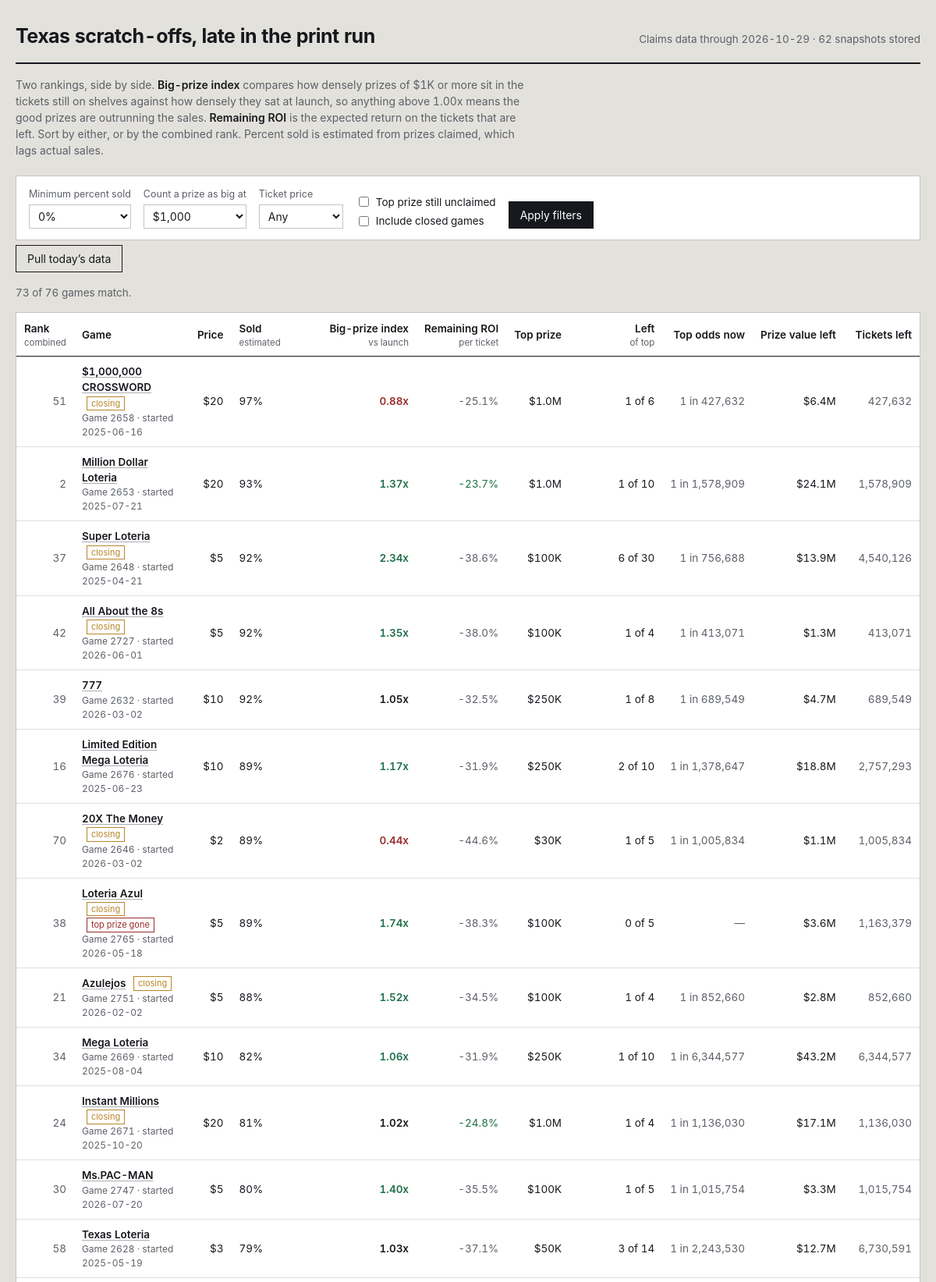
The page /?sort=sold (upper part) on the database its author committed.
### tables this page shows
CREATE TABLE games (
    game_number   INTEGER PRIMARY KEY,
    game_name     TEXT,
    ticket_price  REAL,
    start_date    TEXT,
    close_date    TEXT,
    total_tickets INTEGER,
    overall_odds  REAL,
    details_url   TEXT,
    closing_soon  INTEGER DEFAULT 0,
    active        INTEGER DEFAULT 1,
    first_seen    TEXT,
    last_seen     TEXT
);

### app.py (the view)
@app.route("/")
def index():
    conn = db.connect()
    db.init(conn)
    latest = db.latest_snapshot_date(conn)
    if not latest:
        conn.close()
        return render_template("empty.html", running=_refresh_state["running"])
    big_threshold = float(request.args.get("big", 1000))
    min_sold = float(request.args.get("min_sold", 0)) / 100.0
    price_filter = request.args.get("price", "")
    include_closed = request.args.get("closed") == "1"
    sort_key = request.args.get("sort", "combined")
    only_top = request.args.get("top_left") == "1"
    rows = _snapshot_rows(conn, latest, big_threshold)
    games = db.load_games(conn)
    shown = []
    for r in rows:
        g = games.get(r["game_number"], {})
        if not include_closed and not g.get("active", 1):
            continue
        if r["pct_sold"] < min_sold:
            continue
        if price_filter and float(price_filter) != r["price"]:
            continue
        if only_top and not r["top_left"]:
            continue
        shown.append(r)
    col, desc = SORTS.get(sort_key, SORTS["combined"])
    shown.sort(key=lambda r: (r.get(col) is None, r.get(col) if r.get(col) is not None else 0),
               reverse=desc)
    if not desc:
        shown = [r for r in shown if r.get(col) is not None] + \
                [r for r in shown if r.get(col) is None]
    prices = sorted({r["price"] for r in rows if r["price"]})
    history_dates = db.snapshot_dates(conn)
    conn.close()
    return render_template(
        "index.html",
        rows=shown,
        total=len(rows),
        snapshot_date=latest,
        snapshot_count=len(history_dates),
        big_threshold=int(big_threshold),
        min_sold=int(min_sold * 100),
        price_filter=price_filter,
        include_closed=include_closed,
        only_top=only_top,
        sort_key=sort_key,
        prices=prices,
        running=_refresh_state["running"],
    )

### app.py (called while the page is built)
def _snapshot_rows(conn, snapshot_date, big_threshold):
    games = db.load_games(conn)
    snap = db.load_snapshot(conn, snapshot_date)
    return metrics.rank_all(games, snap, big_threshold)

@app.template_filter("pct")
def fmt_pct(v, digits=1):
    return "—" if v is None else f"{v * 100:.{digits}f}%"

@app.template_filter("money")
def fmt_money(v):
    if v is None:
        return "—"
    if v >= 1_000_000:
        return f"${v / 1_000_000:.1f}M"
    if v >= 1_000:
        return f"${v / 1_000:,.0f}K"
    return f"${v:,.0f}"

@app.template_filter("num")
def fmt_num(v):
    return "—" if v is None else f"{v:,.0f}"

@app.template_filter("factor")
def fmt_factor(v):
    return "—" if v is None else f"{v:.2f}x"

@app.template_filter("odds")
def fmt_odds(v):
    return "—" if v is None else f"1 in {v:,.0f}"

### db.py (called while the page is built)
def connect(path=None):
    conn = sqlite3.connect(path or DB_PATH)
    conn.row_factory = sqlite3.Row
    conn.execute("PRAGMA foreign_keys = ON")
    return conn

def init(conn):
    conn.executescript(SCHEMA)
    conn.commit()

def latest_snapshot_date(conn):
    row = conn.execute("SELECT MAX(snapshot_date) AS d FROM prize_snapshots").fetchone()
    return row["d"] if row else None

def snapshot_dates(conn, game_number=None):
    if game_number is None:
        q = "SELECT DISTINCT snapshot_date FROM prize_snapshots ORDER BY snapshot_date"
        return [r[0] for r in conn.execute(q)]
    q = "SELECT DISTINCT snapshot_date FROM prize_snapshots WHERE game_number = ? ORDER BY snapshot_date"
    return [r[0] for r in conn.execute(q, (game_number,))]

def load_snapshot(conn, snapshot_date):
    out = {}
    q = """SELECT game_number, prize_level, total_prizes, prizes_claimed
           FROM prize_snapshots WHERE snapshot_date = ?"""
    for r in conn.execute(q, (snapshot_date,)):
        g = out.setdefault(r["game_number"], {"total": None, "levels": {}})
        if r["prize_level"] < 0:
            g["total"] = (r["total_prizes"], r["prizes_claimed"])
        else:
            g["levels"][r["prize_level"]] = (r["total_prizes"], r["prizes_claimed"])
    return out

def load_games(conn):
    return {r["game_number"]: dict(r) for r in conn.execute("SELECT * FROM games")}

### metrics.py (called while the page is built)
def _safe_div(a, b):
    return a / b if b else None

### templates/index.html (shortened to what this page needs)
{% extends "base.html" %}
{% macro sortlink(key, label, hint='') %}
  {% set q = request.args.to_dict() %}
  {% set _ = q.update({'sort': key}) %}
  <a href="{{ url_for('index', **q) }}">{{ label }}</a>
  {% if hint %}<span class="hint">{{ hint }}</span>{% endif %}
{% endmacro %}
{% block body %}
<header class="masthead">
  <h1>Texas scratch-offs, late in the print run</h1>
  <div class="meta">
    Claims data through {{ snapshot_date }} · {{ snapshot_count }} snapshot{{ '' if snapshot_count == 1 else 's' }} stored
  </div>
</header>
<p class="primer">
  Two rankings, side by side. <strong>Big-prize index</strong> compares how densely prizes of
  {{ big_threshold | money }} or more sit in the tickets still on shelves against how densely they
  sat at launch, so anything above 1.00x means the good prizes are outrunning the sales.
  <strong>Remaining ROI</strong> is the expected return on the tickets that are left. Sort by either,
  or by the combined rank. Percent sold is estimated from prizes claimed, which lags actual sales.
</p>
<form class="controls" method="get" action="{{ url_for('index') }}">
  <div class="field">
    <label for="min_sold">Minimum percent sold</label>
    <select id="min_sold" name="min_sold">
      {% for v in [0, 25, 50, 60, 70, 80, 90] %}
        <option value="{{ v }}" {{ 'selected' if min_sold == v }}>{{ v }}%</option>
      {% endfor %}
    </select>
  </div>
  <div class="field">
    <label for="big">Count a prize as big at</label>
    <select id="big" name="big">
      {% for v in [100, 500, 1000, 5000, 10000, 50000, 100000] %}
        <option value="{{ v }}" {{ 'selected' if big_threshold == v }}>${{ '{:,}'.format(v) }}</option>
      {% endfor %}
    </select>
  </div>
  <div class="field">
    <label for="price">Ticket price</label>
    <select id="price" name="price">
      <option value="">Any</option>
    </select>
  </div>
  <div class="checks">
    <label><input type="checkbox" name="top_left" value="1" {{ 'checked' if only_top }}> Top prize still unclaimed</label>
    <label><input type="checkbox" name="closed" value="1" {{ 'checked' if include_closed }}> Include closed games</label>
  </div>
  <button type="submit">Apply filters</button>
</form>
<form method="post" action="{{ url_for('do_refresh') }}" style="margin-bottom:16px">
  <button class="ghost" type="submit" {{ 'disabled' if running }}>
    {{ 'Pulling new data…' if running else 'Pull today’s data' }}
  </button>
</form>
<p class="count">{{ rows | length }} of {{ total }} games match.</p>
<div class="scroll">
<table>
  <thead>
    <tr>
      <th class="left">{{ sortlink('combined', 'Rank', 'combined') }}</th>
      <th class="left">Game</th>
      <th>{{ sortlink('price', 'Price') }}</th>
      <th class="left">{{ sortlink('sold', 'Sold', 'estimated') }}</th>
      <th>{{ sortlink('big', 'Big-prize index', 'vs launch') }}</th>
      <th>{{ sortlink('ev', 'Remaining ROI', 'per ticket') }}</th>
      <th>{{ sortlink('top_prize', 'Top prize') }}</th>
      <th>{{ sortlink('top_left', 'Left', 'of top') }}</th>
      <th>Top odds now</th>
      <th>{{ sortlink('value_left', 'Prize value left') }}</th>
      <th>Tickets left</th>
    </tr>
  </thead>
  <tbody>
  {% for r in rows %}
    <tr>
      <td class="rank">{{ r.rank_overall or '—' }}</td>
      <td class="left">
        <a class="name" href="{{ url_for('game_detail', game_number=r.game_number, big=big_threshold) }}">{{ r.game_name }}</a>
        {% if r.closing_soon %}<span class="tag">closing</span>{% endif %}
        {% if r.top_left == 0 %}<span class="tag out">top prize gone</span>{% endif %}
        <span class="sub">Game {{ r.game_number }}{% if r.start_date %} · started {{ r.start_date }}{% endif %}</span>
      </td>
      <td>${{ r.price | int }}</td>
      <td class="left sold {{ 'deep' if r.pct_sold >= 0.75 }}">
        {{ r.pct_sold | pct(0) }}
      </td>
      <td class="strong {{ 'pos' if r.big_index and r.big_index > 1.05 else ('neg' if r.big_index and r.big_index < 0.95 else '') }}">
        {{ r.big_index | factor }}
      </td>
      <td class="{{ 'pos' if r.roi_now and r.roi_now > (r.roi_start or -1) else 'dim' }}">
        {{ r.roi_now | pct }}
      </td>
      <td>{{ r.top_prize | money }}</td>
      <td>{{ r.top_left }} of {{ r.top_printed }}</td>
      <td class="dim">{{ r.top_odds_now | odds }}</td>
      <td>{{ r.value_left | money }}</td>
      <td class="dim">{{ r.tickets_left | num }}</td>
    </tr>
  {% else %}
    <tr><td colspan="11" class="left dim" style="padding:22px">No games match these filters. Loosen the minimum percent sold or clear the price filter.</td></tr>
  {% endfor %}
  </tbody>
</table>
</div>
{% endblock %}

### static/style.css (style rules this page uses)
:root { --paper: #e3e1dc; --card: #ffffff; --ink: #16181d; --ink-soft: #5c6068; --rule: #c8c5be; --rule-soft: #e2e0da; --latex: #a9adb2; --good: #1f6f4a; --bad: #9b2c2c; --foil: #b8862b; --focus: #2d5bb9; }
* { box-sizing: border-box; }
html { -webkit-text-size-adjust: 100%; }
body { margin: 0; background: var(--paper); color: var(--ink); font-family: "Inter", "Segoe UI", -apple-system, BlinkMacSystemFont, Roboto, Helvetica, Arial, sans-serif; font-size: 15px; line-height: 1.5; font-variant-numeric: tabular-nums; }
a { color: var(--ink); text-decoration-color: var(--latex); text-underline-offset: 2px; }
.masthead { display: flex; flex-wrap: wrap; align-items: baseline; gap: 8px 20px; padding-bottom: 14px; border-bottom: 2px solid var(--ink); }
.masthead h1 { margin: 0; font-size: 25px; font-weight: 650; letter-spacing: -0.02em; }
.masthead .meta { color: var(--ink-soft); font-size: 13.5px; margin-left: auto; }
.primer { margin: 16px 0 22px; max-width: 74ch; color: var(--ink-soft); font-size: 14px; }
.primer strong { color: var(--ink); font-weight: 600; }
.controls { display: flex; flex-wrap: wrap; align-items: flex-end; gap: 16px; padding: 14px 16px; background: var(--card); border: 1px solid var(--rule); margin-bottom: 6px; }
.field { display: flex; flex-direction: column; gap: 4px; }
.field label { font-size: 12.5px; color: var(--ink-soft); }
.field select, .field input[type="number"] { font: inherit; font-size: 14px; padding: 5px 7px; border: 1px solid var(--rule); background: #fff; color: var(--ink); min-width: 108px; }
.checks { display: flex; flex-direction: column; gap: 4px; font-size: 13.5px; }
.checks label { display: flex; align-items: center; gap: 6px; }
button, .btn { font: inherit; font-size: 14px; padding: 6px 14px; border: 1px solid var(--ink); background: var(--ink); color: #fff; cursor: pointer; }
button.ghost { background: transparent; color: var(--ink); }
.count { font-size: 13.5px; color: var(--ink-soft); margin: 0 0 14px; }
.scroll { overflow-x: auto; background: var(--card); border: 1px solid var(--rule); }
table { border-collapse: collapse; width: 100%; font-size: 13.5px; }
thead th { position: sticky; top: 0; background: var(--card); text-align: right; font-weight: 600; padding: 10px 10px 8px; border-bottom: 1.5px solid var(--ink); white-space: nowrap; z-index: 2; }
thead th:first-child, thead th.left { text-align: left; }
thead th a { text-decoration: none; }
thead th .hint { display: block; font-weight: 400; font-size: 11.5px; color: var(--ink-soft); }
tbody td { padding: 9px 10px; border-bottom: 1px solid var(--rule-soft); text-align: right; white-space: nowrap; }
tbody td.left { text-align: left; white-space: normal; }
.rank { color: var(--ink-soft); width: 42px; }
.name { font-weight: 560; }
.sub { display: block; font-size: 12px; color: var(--ink-soft); font-weight: 400; }
.tag { display: inline-block; font-size: 11px; padding: 0 5px; border: 1px solid var(--foil); color: var(--foil); margin-left: 6px; vertical-align: 1px; }
.tag.out { border-color: var(--bad); color: var(--bad); }
.sold { min-width: 116px; }
.pos { color: var(--good); }
.neg { color: var(--bad); }
.dim { color: var(--ink-soft); }
.strong { font-weight: 620; }

### rows shown on the page
games: rank_overall "51", game_name "$1,000,000 CROSSWORD", closing_soon "closing", game_number "2658", start_date "2025-06-16", price "20", pct_sold|pct "97%", big_index|factor "0.88x", roi_now|pct "-25.1%", top_prize "$1.0M", top_left "1", top_printed "6", top_odds_now|odds "1 in 427,632", value_left "$6.4M", tickets_left|num "427,632"
games: rank_overall "2", game_name "Million Dollar Loteria", game_number "2653", start_date "2025-07-21", price "20", pct_sold|pct "93%", big_index|factor "1.37x", roi_now|pct "-23.7%", top_prize "$1.0M", top_left "1", top_printed "10", top_odds_now|odds "1 in 1,578,909", value_left "$24.1M", tickets_left|num "1,578,909"
games: rank_overall "37", game_name "Super Loteria", closing_soon "closing", game_number "2648", start_date "2025-04-21", price "5", pct_sold|pct "92%", big_index|factor "2.34x", roi_now|pct "-38.6%", top_prize "$100K", top_left "6", top_printed "30", top_odds_now|odds "1 in 756,688", value_left "$13.9M", tickets_left|num "4,540,126"
games: rank_overall "42", game_name "All About the 8s", closing_soon "closing", game_number "2727", start_date "2026-06-01", price "5", pct_sold|pct "92%", big_index|factor "1.35x", roi_now|pct "-38.0%", top_prize "$100K", top_left "1", top_printed "4", top_odds_now|odds "1 in 413,071", value_left "$1.3M", tickets_left|num "413,071"
games: rank_overall "39", game_name "777", game_number "2632", start_date "2026-03-02", price "10", pct_sold|pct "92%", big_index|factor "1.05x", roi_now|pct "-32.5%", top_prize "$250K", top_left "1", top_printed "8", top_odds_now|odds "1 in 689,549", value_left "$4.7M", tickets_left|num "689,549"
games: rank_overall "16", game_name "Limited Edition Mega Loteria", game_number "2676", start_date "2025-06-23", price "10", pct_sold|pct "89%", big_index|factor "1.17x", roi_now|pct "-31.9%", top_prize "$250K", top_left "2", top_printed "10", top_odds_now|odds "1 in 1,378,647", value_left "$18.8M", tickets_left|num "2,757,293"
games: rank_overall "70", game_name "20X The Money", closing_soon "closing", game_number "2646", start_date "2026-03-02", price "2", pct_sold|pct "89%", big_index|factor "0.44x", roi_now|pct "-44.6%", top_prize "$30K", top_left "1", top_printed "5", top_odds_now|odds "1 in 1,005,834", value_left "$1.1M", tickets_left|num "1,005,834"
games: rank_overall "38", game_name "Loteria Azul", closing_soon "closing", shows "top prize gone", game_number "2765", start_date "2026-05-18", price "5", pct_sold|pct "89%", big_index|factor "1.74x", roi_now|pct "-38.3%", top_prize "$100K", top_left "0", top_printed "5", top_odds_now|odds "—", value_left "$3.6M", tickets_left|num "1,163,379"
games: rank_overall "21", game_name "Azulejos", closing_soon "closing", game_number "2751", start_date "2026-02-02", price "5", pct_sold|pct "88%", big_index|factor "1.52x", roi_now|pct "-34.5%", top_prize "$100K", top_left "1", top_printed "4", top_odds_now|odds "1 in 852,660", value_left "$2.8M", tickets_left|num "852,660"
games: rank_overall "34", game_name "Mega Loteria", game_number "2669", start_date "2025-08-04", price "10", pct_sold|pct "82%", big_index|factor "1.06x", roi_now|pct "-31.9%", top_prize "$250K", top_left "1", top_printed "10", top_odds_now|odds "1 in 6,344,577", value_left "$43.2M", tickets_left|num "6,344,577"
games: rank_overall "24", game_name "Instant Millions", closing_soon "closing", game_number "2671", start_date "2025-10-20", price "20", pct_sold|pct "81%", big_index|factor "1.02x", roi_now|pct "-24.8%", top_prize "$1.0M", top_left "1", top_printed "4", top_odds_now|odds "1 in 1,136,030", value_left "$17.1M", tickets_left|num "1,136,030"
games: rank_overall "30", game_name "Ms.PAC-MAN", game_number "2747", start_date "2026-07-20", price "5", pct_sold|pct "80%", big_index|factor "1.40x", roi_now|pct "-35.5%", top_prize "$100K", top_left "1", top_printed "5", top_odds_now|odds "1 in 1,015,754", value_left "$3.3M", tickets_left|num "1,015,754"
games: rank_overall "58", game_name "Texas Loteria", game_number "2628", start_date "2025-05-19", price "3", pct_sold|pct "79%", big_index|factor "1.03x", roi_now|pct "-37.1%", top_prize "$50K", top_left "3", top_printed "14", top_odds_now|odds "1 in 2,243,530", value_left "$12.7M", tickets_left|num "6,730,591"

### other values the page prints
{{ snapshot_date }} "2026-10-29"
{{ snapshot_count }} "62"
{{ '' if snapshot_count == 1 else 's' }} "s"
{{ big_threshold | money }} "$1K"
{{ 'Pulling new data…' if running else 'Pull today’s data' }} "Pull today’s data"
{{ rows | length }} "73"
{{ total }} "76"
{{ label }} "Rank Price Sold Big-prize index Remaining ROI Top prize Left Prize value left"
{{ hint }} "combined estimated vs launch per ticket of top"
form field min_sold "0%"
